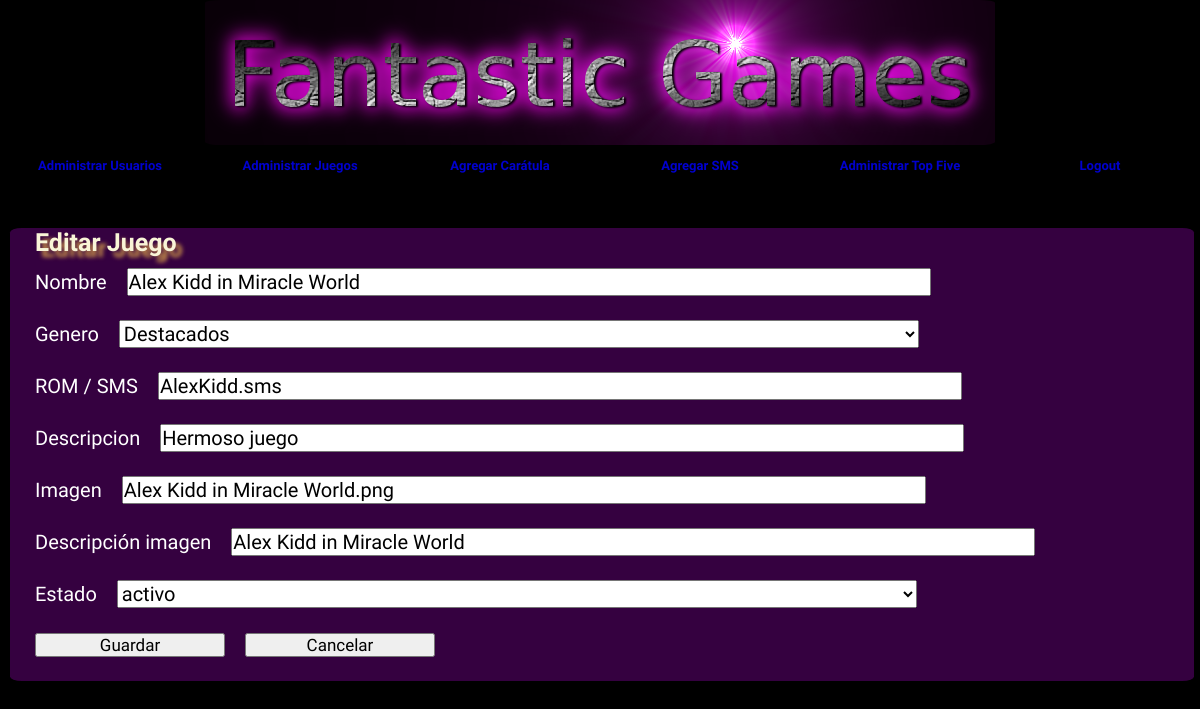
Screenshot of /editarJuego.php?id=1 with the database file from the repository.
### tables this page shows
CREATE TABLE `juego` (
  `id_juego` int(11) NOT NULL,
  `nombre` varchar(100) DEFAULT NULL,
  `id_genero` int(11) NOT NULL,
  `rom_sms` varchar(250) DEFAULT NULL,
  `descripcion` varchar(400) DEFAULT NULL,
  `imagen` varchar(250) DEFAULT NULL,
  `video` varchar(45) DEFAULT NULL,
  `estado` int(11) NOT NULL,
  `alt` varchar(100) DEFAULT NULL
);

### editarJuego.php (the view, shortened to what this page needs)
<?php
    $genero = " <option value='1'>Destacados</option>
                <option value='2'>Acción</option>
                <option value='3'>Aventura</option>
                <option value='4'>Menejo</option>
                <option value='5'>RPG</option>
                <option value='6'>Disparos</option>
                <option value='7'>Deportes</option>";
    if (isset($_GET['id'])===false) {
        $idJuego        = 0;
        $titulo         = 'Agregar Juego';
        $nombre         = '';
        $rom_sms        = '';
        $descripcion    = '';
        $imagen         = '';
        $estado         = "<option value='1'selected>activo</option>
                           <option value='0'>inactivo</option>";
        $alt            = '';
    }
    else {
        $idJuego = $_GET['id'];
        $titulo = "Editar Juego";
        include("includes/conexion.php");
        $con = "SELECT j.id_juego id_juego, j.nombre nombre, j.imagen imagen, j.alt alt,
                       j.rom_sms rom_sms, j.descripcion descripcion,
                       ifnull(j.estado,0)=1 estado, g.nombre genero
                  FROM juego as j, genero as g
                 WHERE g.id_genero = j.id_genero
                   AND j.id_juego = ". $idJuego;
        $con_ej = mysqli_query($conexion, $con);
        $reg = mysqli_fetch_assoc($con_ej);
        $nombre         = $reg['nombre'];
        $rom_sms        = $reg['rom_sms'];
        $descripcion    = $reg['descripcion'];
        $imagen         = $reg['imagen'];
        $alt            = $reg['alt'];
        if ($reg['estado']==1){
            $estado = "<option value='1' selected>activo</option>
                       <option value='0'>inactivo</option>";
        }else{
            $estado = "<option value='1'>activo</option>
                       <option value='0' selected>inactivo</option>";
        }
    }
?>
<!DOCTYPE html>
<html lang="es">
<head>
    <link href="style.css" rel="stylesheet">
</head>
<body onload="document.frmJuego.nombre.focus();">
    <div class="ingreso_datos">
        <h1><?php echo $titulo ?></h1>
        <br>
        <form class="formJuego" action="editarJuego_pr.php" method="post" name="frmJuego" enctype="multipart/form-data">
            <div>
                <label class="lbl_form" for="name">Nombre</label>
                <input type="text" class="text" name="nombre" id="nombre" required
                       value="<?php echo $nombre; ?>"
                />
            </div>
            <br>
            <div>
                <label for="genero" class="lbl_form">Genero</label>
                <select id="genero" name="genero" class="form-control">
                    <?php echo $genero; ?>
                </select>
            </div>
            <br>
            <div>
                <label class="lbl_form" for="rom_sms">ROM / SMS</label>
                <input type="text" class="rom_sms" name="rom_sms" id="rom_sms"
                value="<?php echo $rom_sms?>" required>
            </div>
            <br>
            <div>
                <label class="lbl_form" for="descripcion">Descripcion</label>
                <input type="text" class="descripcion" name="descripcion" id="descripcion" required
                       value="<?php echo $descripcion; ?>" />
            </div>
            <br>
            <div>
                <label class="lbl_form" for="imagen">Imagen</label>
                <input type="text" class="imagen" name="archivoImagen" id="archivoImagen" required
                       value="<?php echo $imagen; ?>" />
            </div>
            <br>
            <div>
                <label class="lbl_form" for="alt">Descripción imagen</label>
                <input type="text" class="alt" name="alt" id="alt" required
                        value="<?php echo $alt; ?>" />
            </div>
            <br>
            <div>
                <label for="estado" class="control-label">Estado</label>
                <select id="estado" name="estado" class="estado">
                    <?php echo $estado;?>
              </select>
            </div>
            <br>
            <input type="submit" value="Guardar" class="btn_contacto" name="button">
            <input type="button" name="button" value="Cancelar" class="btn_contacto" onClick="location.href='listJuegos.php'">
            <br>
            <br>
        </form>
    </div>
</body>
</html>

### style.css (style rules this page uses)
* { margin: 0; padding: 0; }
:root { --negro: #000000; --blanco: #FFFFFF; --amarillo: yellow; --violetaOscuro: rgba(53, 1, 64, 1); font-size: 10px; }
body { max-width: 1200px; margin: auto; background-color: var(--negro); outline-color: invert; outline-style: 2px solid var(--blanco); }
.img_logo { margin: auto; display: block; border-radius: 2%; }
.botonera { list-style: none; display: flex; }
.botonera li { font-family: 'Michroma', sans-serif; flex-grow: 1; margin-top: 3px; }
.botonera a { background: -moz-linear-gradient(top, #FFFFFF, violet); text-align: center; display: block; color: mediumblue; text-shadow:rgba(0,0,0,.5) 3px 3px 5px; font-size: 1.3rem; font-weight: bold; text-decoration: none; border-radius: 5%; width: 125px; height: 40px; padding-top: 10px; transition: box-shadow 100ms ease-in-out; margin: auto; }
.ingreso_datos { font-family: 'Michroma', sans-serif; color: var(--blanco); width: 97%; margin-left: 10px; background-color: var(--violetaOscuro); border-radius: 1%; padding: 0px 10px 0 10px; }
.ingreso_datos h1 { margin-top: 30px; margin-left: 15px; font-family: 'Michroma', sans-serif; font-size: 2.5rem; color: rgb(249,245,215); text-shadow:rgb(204,148,73) 6px 6px 4px; text-decoration: white; }
.ingreso_datos label,input,textarea, select { margin-left: 15px; font-family: 'Michroma', sans-serif; font-size: 2rem; width: 800px; }
.btn_contacto { width: 190px; font-size: 1.7rem; }
.formJuego { color: white; font-family: 'Michroma', sans-serif; font-size: 20px; }
.lbl_form { font-family: 'Michroma', sans-serif; font-size: 20px; }

### rows the page displays
juego: nombre "Alex Kidd in Miracle World", rom_sms "AlexKidd.sms", descripcion "Hermoso juego", archivoImagen "Alex Kidd in Miracle World.png", alt "Alex Kidd in Miracle World"

### other values shown
$titulo "Editar Juego"
